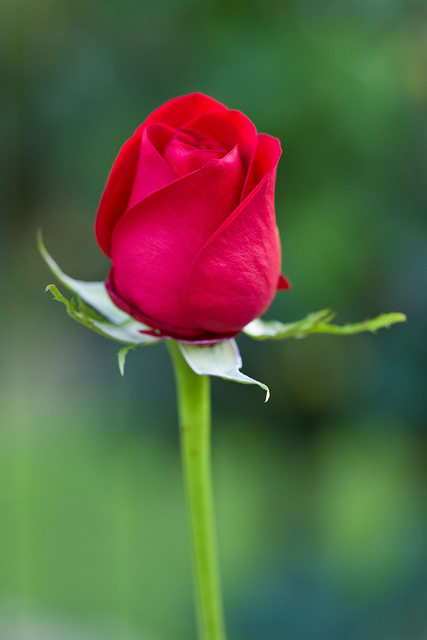
#> input picture learn 2/begginer/Rose.jpg, 427 x 640 px
$ python 30.py
#> lines starting #> are read from the running program, lines starting #| are printed output that depends on the picture
from PIL import Image

image = Image.open('Rose.jpg')
#> image is the input picture: PIL image 427x640 RGB; mean R, G, B 88, 97, 67.8

w , h = image.size
#> w = 427; h = 640
for x in range(w):
    for y in range(h):
        pix_pos = (x,y)
        #in the PNG pic, we need alpha channel
        r, g, b = image.getpixel(pix_pos)
        negetiv_color = (255-r , 255-g , 255-b)
        image.putpixel(pix_pos, negetiv_color)
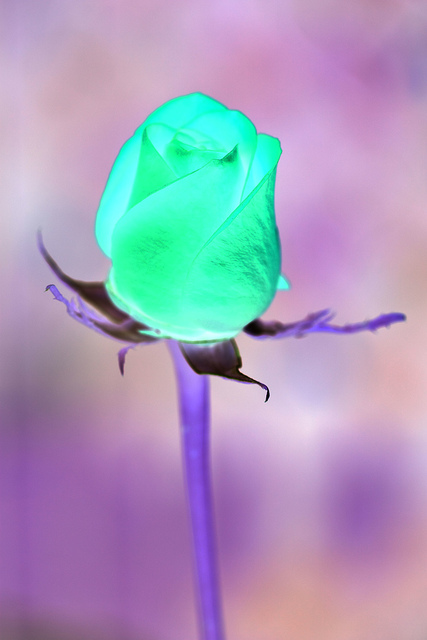
#> image: PIL image 427x640 RGB; mean R, G, B 167, 158, 187.2

image.show()
image.save("negetive_rose.jpg")
